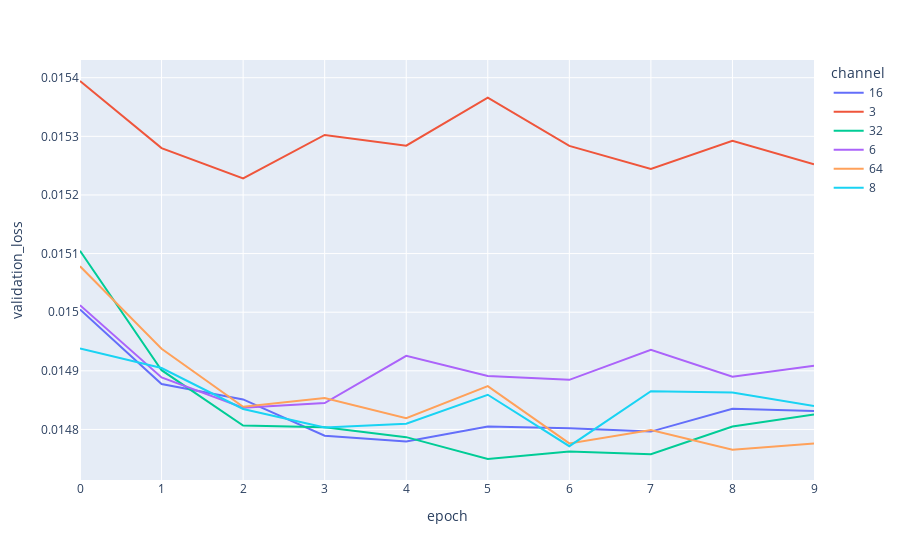

Source (notebook cell):
### Code cell
fig = plx.line(df_results2, x="epoch", y="validation_loss", color="channel")
fig.write_image('Visualization/channel_validation_loss.png')
fig.show()

### Figure 1 — Plotly figure (JSON) as saved in the notebook; plotly's stock layout.template omitted (floating-point values rounded to 4 significant figures)
{"data": [{"hovertemplate": "channel=16<br>epoch=%{x}<br>validation_loss=%{y}<extra></extra>", "legendgroup": "16", "line": {"color": "#636efa", "dash": "solid"}, "marker": {"symbol": "circle"}, "mode": "lines", "name": "16", "orientation": "v", "showlegend": true, "type": "scatter", "x": [0, 1, 2, 3, 4, 5, 6, 7, 8, 9], "xaxis": "x", "y": [0.015, 0.01488, 0.01485, 0.01479, 0.01478, 0.01481, 0.0148, 0.0148, 0.01484, 0.01483], "yaxis": "y"}, {"hovertemplate": "channel=3<br>epoch=%{x}<br>validation_loss=%{y}<extra></extra>", "legendgroup": "3", "line": {"color": "#EF553B", "dash": "solid"}, "marker": {"symbol": "circle"}, "mode": "lines", "name": "3", "orientation": "v", "showlegend": true, "type": "scatter", "x": [0, 1, 2, 3, 4, 5, 6, 7, 8, 9], "xaxis": "x", "y": [0.01539, 0.01528, 0.01523, 0.0153, 0.01528, 0.01537, 0.01528, 0.01524, 0.01529, 0.01525], "yaxis": "y"}, {"hovertemplate": "channel=32<br>epoch=%{x}<br>validation_loss=%{y}<extra></extra>", "legendgroup": "32", "line": {"color": "#00cc96", "dash": "solid"}, "marker": {"symbol": "circle"}, "mode": "lines", "name": "32", "orientation": "v", "showlegend": true, "type": "scatter", "x": [0, 1, 2, 3, 4, 5, 6, 7, 8, 9], "xaxis": "x", "y": [0.0151, 0.0149, 0.01481, 0.0148, 0.01479, 0.01475, 0.01476, 0.01476, 0.0148, 0.01483], "yaxis": "y"}, {"hovertemplate": "channel=6<br>epoch=%{x}<br>validation_loss=%{y}<extra></extra>", "legendgroup": "6", "line": {"color": "#ab63fa", "dash": "solid"}, "marker": {"symbol": "circle"}, "mode": "lines", "name": "6", "orientation": "v", "showlegend": true, "type": "scatter", "x": [0, 1, 2, 3, 4, 5, 6, 7, 8, 9], "xaxis": "x", "y": [0.01501, 0.01489, 0.01484, 0.01485, 0.01493, 0.01489, 0.01488, 0.01494, 0.01489, 0.01491], "yaxis": "y"}, {"hovertemplate": "channel=64<br>epoch=%{x}<br>validation_loss=%{y}<extra></extra>", "legendgroup": "64", "line": {"color": "#FFA15A", "dash": "solid"}, "marker": {"symbol": "circle"}, "mode": "lines", "name": "64", "orientation": "v", "showlegend": true, "type": "scatter", "x": [0, 1, 2, 3, 4, 5, 6, 7, 8, 9], "xaxis": "x", "y": [0.01508, 0.01494, 0.01484, 0.01485, 0.01482, 0.01487, 0.01478, 0.0148, 0.01477, 0.01478], "yaxis": "y"}, {"hovertemplate": "channel=8<br>epoch=%{x}<br>validation_loss=%{y}<extra></extra>", "legendgroup": "8", "line": {"color": "#19d3f3", "dash": "solid"}, "marker": {"symbol": "circle"}, "mode": "lines", "name": "8", "orientation": "v", "showlegend": true, "type": "scatter", "x": [0, 1, 2, 3, 4, 5, 6, 7, 8, 9], "xaxis": "x", "y": [0.01494, 0.0149, 0.01483, 0.0148, 0.01481, 0.01486, 0.01477, 0.01487, 0.01486, 0.01484], "yaxis": "y"}], "layout": {"legend": {"title": {"text": "channel"}, "tracegroupgap": 0}, "margin": {"t": 60}, "xaxis": {"anchor": "y", "domain": [0, 1], "title": {"text": "epoch"}}, "yaxis": {"anchor": "x", "domain": [0, 1], "title": {"text": "validation_loss"}}}}
